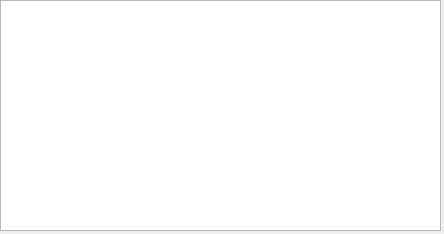
<?xml version="1.0" encoding="UTF-8"?>
<ui version="4.0">
 <class>QubitInfo</class>
 <widget class="QDialog" name="QubitInfo">
  <property name="geometry">
   <rect>
    <x>0</x>
    <y>0</y>
    <width>444</width>
    <height>234</height>
   </rect>
  </property>
  <property name="windowTitle">
   <string>Dialog</string>
  </property>
  <widget class="QTableWidget" name="tableWidget">
   <property name="geometry">
    <rect>
     <x>0</x>
     <y>0</y>
     <width>441</width>
     <height>231</height>
    </rect>
   </property>
  </widget>
 </widget>
 <resources/>
 <connections/>
</ui>
